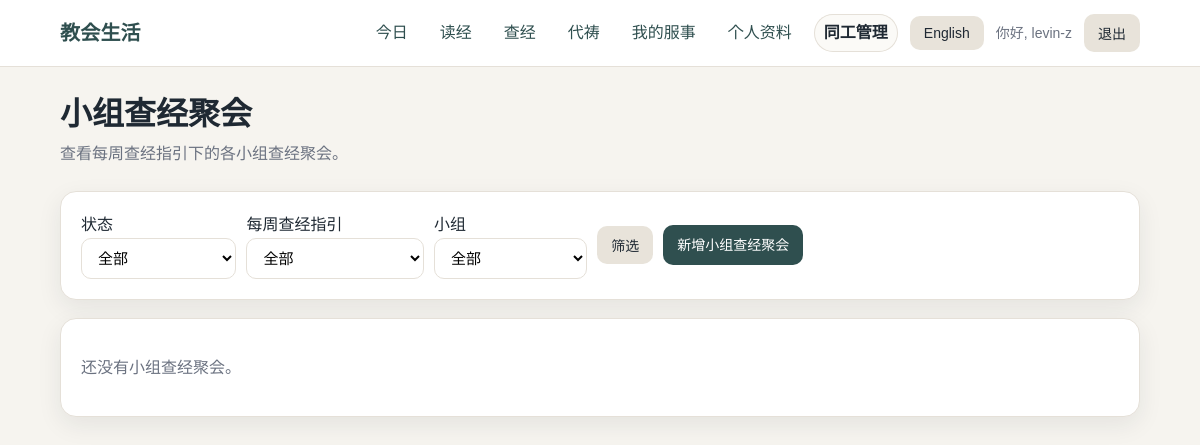
The app's page /studies/meetings/manage/ (signed in), older data.
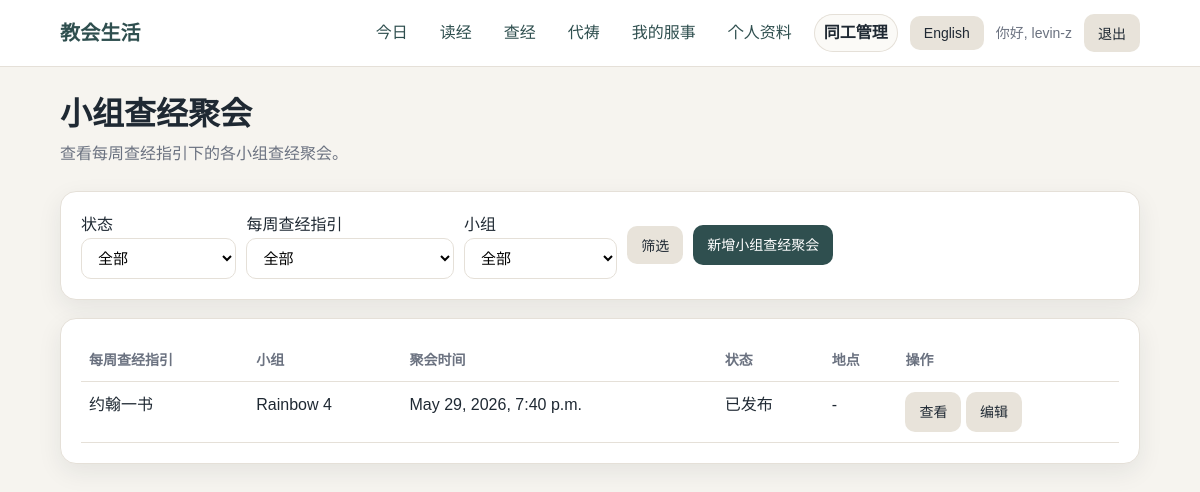
The same page, newer data.
### studies/models.py (models this page shows, shortened)
class BibleStudyMeeting(models.Model):
    STATUS_DRAFT = "draft"
    STATUS_PUBLISHED = "published"
    STATUS_COMPLETED = "completed"
    STATUS_CANCELLED = "cancelled"
    STATUS_CHOICES = [
        (STATUS_DRAFT, "Draft"),
        (STATUS_PUBLISHED, "Published"),
        (STATUS_COMPLETED, "Completed"),
        (STATUS_CANCELLED, "Cancelled"),
    ]
    lesson = models.ForeignKey(
        BibleStudyLesson,
        on_delete=models.CASCADE,
        related_name="meetings",
    )
    small_group = models.ForeignKey(
        SmallGroup,
        on_delete=models.CASCADE,
        related_name="bible_study_meetings",
    )
    meeting_datetime = models.DateTimeField()
    location = models.CharField(max_length=180, blank=True, default="")
    location_en = models.CharField(max_length=180, blank=True, default="")
    meeting_link = models.URLField(max_length=500, blank=True, default="")
    discussion_leader_user = models.ForeignKey(
        settings.AUTH_USER_MODEL,
        on_delete=models.SET_NULL,
        null=True,
        blank=True,
        related_name="bible_study_discussion_meetings",
    )
    discussion_leader_name = models.CharField(max_length=160, blank=True, default="")
    group_direction = models.TextField(blank=True, default="")
    group_direction_en = models.TextField(blank=True, default="")
    group_questions = models.TextField(blank=True, default="")
    group_questions_en = models.TextField(blank=True, default="")
    status = models.CharField(
        max_length=32,
        choices=STATUS_CHOICES,
        default=STATUS_DRAFT,
    )
    service_event = models.ForeignKey(
        "events.ServiceEvent",
        on_delete=models.SET_NULL,
        null=True,
        blank=True,
        related_name="bible_study_meetings",
    )
    created_by = models.ForeignKey(
        settings.AUTH_USER_MODEL,
        on_delete=models.SET_NULL,
        null=True,
        blank=True,
        related_name="created_bible_study_meetings",
    )
    created_at = models.DateTimeField(auto_now_add=True)
    updated_at = models.DateTimeField(auto_now=True)
    class Meta:
        ordering = ["-meeting_datetime"]
        constraints = [
            models.UniqueConstraint(
                fields=["lesson", "small_group"],
                name="unique_bible_study_meeting_lesson_group",
            )
        ]
    def get_location(self, language="zh"):
        if language == "en" and self.location_en:
            return self.location_en
        return self.location

class BibleStudyLesson(models.Model):
    STATUS_DRAFT = "draft"
    STATUS_PUBLISHED = "published"
    STATUS_COMPLETED = "completed"
    STATUS_CANCELLED = "cancelled"
    STATUS_CHOICES = [
        (STATUS_DRAFT, "Draft"),
        (STATUS_PUBLISHED, "Published"),
        (STATUS_COMPLETED, "Completed"),
        (STATUS_CANCELLED, "Cancelled"),
    ]
    series = models.ForeignKey(
        BibleStudySeries,
        on_delete=models.CASCADE,
        related_name="lessons",
    )
    title = models.CharField(max_length=180)
    title_en = models.CharField(max_length=180, blank=True, default="")
    scripture_reference = models.CharField(max_length=180, blank=True, default="")
    lesson_date = models.DateField()
    prestudy_datetime = models.DateTimeField(null=True, blank=True)
    pastor_guide_body = models.TextField(blank=True, default="")
    pastor_guide_body_en = models.TextField(blank=True, default="")
    global_discussion_questions = models.TextField(blank=True, default="")
    global_discussion_questions_en = models.TextField(blank=True, default="")
    prestudy_notes = models.TextField(blank=True, default="")
    prestudy_notes_en = models.TextField(blank=True, default="")
    status = models.CharField(
        max_length=32,
        choices=STATUS_CHOICES,
        default=STATUS_DRAFT,
    )
    published_at = models.DateTimeField(null=True, blank=True)
    created_by = models.ForeignKey(
        settings.AUTH_USER_MODEL,
        on_delete=models.SET_NULL,
        null=True,
        blank=True,
        related_name="created_bible_study_lessons",
    )
    created_at = models.DateTimeField(auto_now_add=True)
    updated_at = models.DateTimeField(auto_now=True)
    class Meta:
        ordering = ["-lesson_date", "-prestudy_datetime"]
    def get_title(self, language="zh"):
        if language == "en" and self.title_en:
            return self.title_en
        return self.title

### accounts/models.py (models this page shows, shortened)
class Profile(models.Model):
    LANGUAGE_CHOICES = [
        ("zh", "中文"),
        ("en", "English"),
    ]
    user = models.OneToOneField(
        settings.AUTH_USER_MODEL,
        on_delete=models.CASCADE,
        related_name="profile",
    )
    small_group = models.ForeignKey(
        SmallGroup,
        on_delete=models.SET_NULL,
        null=True,
        blank=True,
        related_name="members",
    )
    preferred_language = models.CharField(
        max_length=2,
        choices=LANGUAGE_CHOICES,
        default="zh",
    )
    must_change_password = models.BooleanField(default=False)

class SmallGroup(models.Model):
    name = models.CharField(max_length=80, unique=True)
    district = models.ForeignKey(
        District,
        on_delete=models.SET_NULL,
        null=True,
        blank=True,
        related_name="small_groups",
    )
    is_active = models.BooleanField(default=True)
    def __str__(self):
        return self.name

### studies/views.py (the view)
@login_required
def bible_study_meeting_manage_list(request):
    language = get_user_language(request)
    if not can_manage_bible_studies(request.user):
        messages.error(request, study_ui_text(language, "no_permission"))
        return redirect("study_session_list")
    status = (request.GET.get("status") or "").strip()
    lesson_id = (request.GET.get("lesson") or "").strip()
    small_group_id = (request.GET.get("small_group") or "").strip()
    meetings = BibleStudyMeeting.objects.select_related(
        "lesson",
        "small_group",
        "created_by",
    )
    if status:
        meetings = meetings.filter(status=status)
    if lesson_id:
        meetings = meetings.filter(lesson_id=lesson_id)
    if small_group_id:
        meetings = meetings.filter(small_group_id=small_group_id)
    small_group_model = BibleStudyMeeting._meta.get_field(
        "small_group"
    ).remote_field.model
    return render(
        request,
        "studies/bible_study_meeting_manage_list.html",
        {
            "meetings": meetings,
            "lesson_options": BibleStudyLesson.objects.order_by(
                "-lesson_date",
                "title",
            ),
            "small_group_options": small_group_model.objects.filter(
                is_active=True,
            ).order_by("name"),
            "status": status,
            "lesson_id": lesson_id,
            "small_group_id": small_group_id,
            "status_choices": BibleStudyMeeting.STATUS_CHOICES,
        },
    )

### accounts/context_processors.py (called while the page is built, shortened)
def get_active_nav(request):
    resolver_match = getattr(request, "resolver_match", None)
    url_name = getattr(resolver_match, "url_name", "")
    if url_name in STAFF_NAV_URLS:
        return "staff"

def language_context(request):
    language = get_user_language(request)
    other_language = "en" if language == "zh" else "zh"
    return {
        "language": language,
        "language_label": SUPPORTED_LANGUAGES[language],
        "other_language": other_language,
        "other_language_label": SUPPORTED_LANGUAGES[other_language],
        "supported_languages": SUPPORTED_LANGUAGES,
        "ui": UI_TEXT[language],
        "active_nav": get_active_nav(request),
    }

### accounts/language.py (called while the page is built)
def normalize_language(language):
    if language in SUPPORTED_LANGUAGES:
        return language
    return DEFAULT_LANGUAGE

### studies/templatetags/study_extras.py (called while the page is built)
@register.filter
def study_lesson_title(lesson, language):
    if not lesson:
        return ""
    return lesson.get_title(language)

@register.filter
def study_meeting_location(meeting, language):
    if not meeting:
        return ""
    return meeting.get_location(language)

### templates/studies/bible_study_meeting_manage_list.html (shortened to what this page needs)
{% extends "base.html" %}
{% load study_extras %}
{% block content %}
<div class="page-header">
    <h1 class="page-title">{% if language == "zh" %}小组查经聚会{% else %}Small Group Bible Study Meetings{% endif %}</h1>
    <p class="page-subtitle">
        {% if language == "zh" %}查看每周查经指引下的各小组查经聚会。{% else %}Review small-group meetings under weekly Bible Study guides.{% endif %}
    </p>
</div>
<div class="card">
    <form method="get" class="actions">
        <label>
            {% if language == "zh" %}状态{% else %}Status{% endif %}
            <select name="status">
                <option value="">{% if language == "zh" %}全部{% else %}All{% endif %}</option>
            </select>
        </label>
        <label>
            {% if language == "zh" %}每周查经指引{% else %}Weekly Bible Study Guide{% endif %}
            <select name="lesson">
                <option value="">{% if language == "zh" %}全部{% else %}All{% endif %}</option>
            </select>
        </label>
        <label>
            {% if language == "zh" %}小组{% else %}Small Group{% endif %}
            <select name="small_group">
                <option value="">{% if language == "zh" %}全部{% else %}All{% endif %}</option>
            </select>
        </label>
        <button type="submit" class="button-secondary">
            {% if language == "zh" %}筛选{% else %}Filter{% endif %}
        </button>
        <a class="button" href="{% url 'create_bible_study_meeting' %}">
            {% if language == "zh" %}新增小组查经聚会{% else %}New Small Group Meeting{% endif %}
        </a>
    </form>
</div>
{% if meetings %}
<div class="card">
    <div class="table-wrap">
        <table>
            <thead>
                <tr>
                    <th>{% if language == "zh" %}每周查经指引{% else %}Weekly Bible Study Guide{% endif %}</th>
                    <th>{% if language == "zh" %}小组{% else %}Small Group{% endif %}</th>
                    <th>{% if language == "zh" %}聚会时间{% else %}Meeting Time{% endif %}</th>
                    <th>{% if language == "zh" %}状态{% else %}Status{% endif %}</th>
                    <th>{% if language == "zh" %}地点{% else %}Location{% endif %}</th>
                    <th>{% if language == "zh" %}操作{% else %}Actions{% endif %}</th>
                </tr>
            </thead>
            <tbody>
                {% for meeting in meetings %}
                <tr>
                    <td>{{ meeting.lesson|study_lesson_title:language }}</td>
                    <td>{{ meeting.small_group }}</td>
                    <td>{{ meeting.meeting_datetime }}</td>
                    <td>{{ meeting|study_status_label:language }}</td>
                    <td>{{ meeting|study_meeting_location:language|default:"-" }}</td>
                    <td>
                        <a class="button button-secondary"
                           href="{% url 'bible_study_meeting_detail' meeting.id %}">
                            {% if language == "zh" %}查看{% else %}View{% endif %}
                        </a>
                        <a class="button button-secondary"
                           href="{% url 'edit_bible_study_meeting' meeting.id %}">
                            {% if language == "zh" %}编辑{% else %}Edit{% endif %}
                        </a>
                    </td>
                </tr>
                {% endfor %}
            </tbody>
        </table>
    </div>
</div>
{% else %}
<div class="card">
    <p class="muted">
        {% if language == "zh" %}还没有小组查经聚会。{% else %}No small group Bible Study meetings have been created yet.{% endif %}
    </p>
</div>
{% endif %}
{% endblock %}

Row changes from the older to the newer data that the page shows:
added BibleStudyMeeting: lesson|study_lesson_title "约翰一书", small_group "Rainbow 4", meeting_datetime "May 29, 2026, 7:40 p.m.", status.preferred_language "已发布", location.preferred_language "-"
Text that changed along with them:
text no longer shown: "还没有小组查经聚会。"
text now shown: "每周查经指引 小组 聚会时间 状态 地点 操作"
